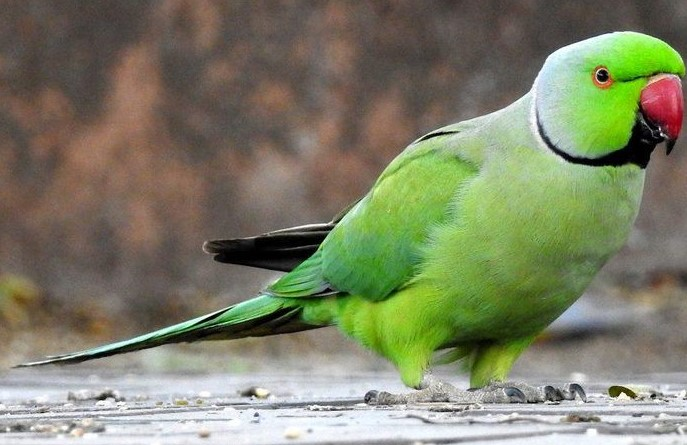
#> input picture Birds_Classification/Parrot/1.jpg, 687 x 445 px; its folder holds 3 pictures in this run
$ python Classification.py
#> lines starting #> are read from the running program, lines starting #| are printed output that depends on the picture
import os
import numpy as np
from skimage.io import imread
from skimage.transform import resize
from skimage.color import rgb2gray
from sklearn.model_selection import train_test_split
from sklearn.svm import SVC
from sklearn.neighbors import KNeighborsClassifier
from sklearn.metrics import accuracy_score, precision_score, recall_score, f1_score
from sklearn.preprocessing import StandardScaler
class BirdClassification:
    def __init__(self, data_folder, batch_size=32):
        self.data_folder = data_folder
        self.batch_size = batch_size
        self.features, self.labels = self._load_bird_data()
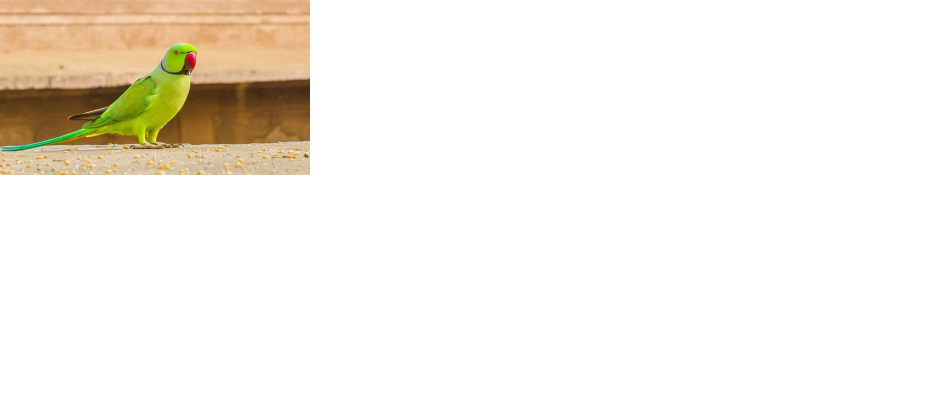
#> input picture Birds_Classification/Parrot/10.jpg, 1866 x 818 px (shown at 1/2 size)
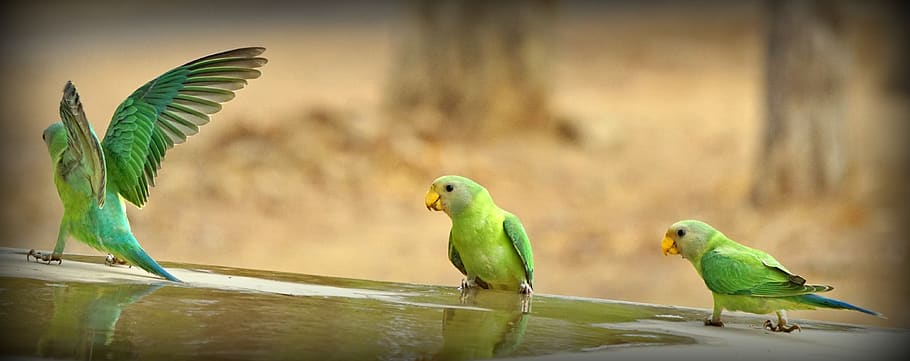
#> input picture Birds_Classification/Parrot/11.jpg, 910 x 361 px
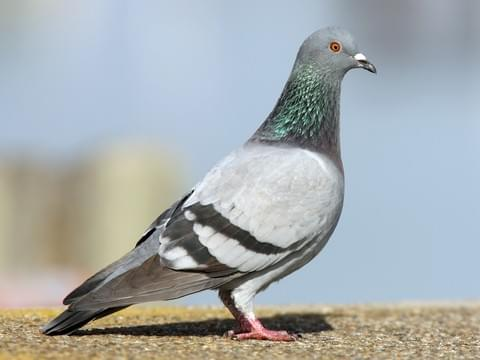
#> input picture Birds_Classification/Pigeon/1.jpg, 480 x 360 px
        self.current_index = 0

    def _load_bird_data(self):
        def batch_generator(images, labels, batch_size):
            for i in range(0, len(images), batch_size):
                batch_images = images[i:i+batch_size]
                batch_labels = labels[i:i+batch_size]
                batch_features = list(map(lambda img_path: np.array(resize(rgb2gray(imread(img_path)), (224, 224))).flatten(), batch_images))
                yield np.array(batch_features), np.array(batch_labels)

        features = []
        labels = []

        for class_name in os.listdir(self.data_folder):
            class_folder = os.path.join(self.data_folder, class_name)
            if os.path.isdir(class_folder):
                images = [os.path.join(class_folder, filename) for filename in os.listdir(class_folder)]
                class_labels = [class_name] * len(images)
                for batch_features, batch_labels in batch_generator(images, class_labels, self.batch_size):
                    features.extend(batch_features)
                    labels.extend(batch_labels)

        return np.array(features), np.array(labels)


    def preprocess_data(self, data):
        scaler = StandardScaler()
        scaled_data = scaler.fit_transform(data)

        return scaled_data

    def apply_preprocessing(self):
        self.features = self.preprocess_data(self.features)

    def data_generator(self):
        num_samples = len(self.features)
        indices = np.arange(num_samples)
        np.random.shuffle(indices)

        while True:
            for start_idx in range(0, num_samples, self.batch_size):
                end_idx = min(start_idx + self.batch_size, num_samples)
                batch_indices = indices[start_idx:end_idx]
                yield self.features[batch_indices], self.labels[batch_indices]

    def train_model(self, data_generator):
        model = KNeighborsClassifier(n_neighbors=2, metric='minkowski')
        X_batch, y_batch = next(data_generator)
        model.fit(X_batch, y_batch)
        return model

    def evaluate_model(self, model, X_test, y_test):
        predictions = model.predict(X_test)
        accuracy = accuracy_score(y_test, predictions)
#> accuracy = 1
        precision = precision_score(y_test, predictions, average='weighted')
#> precision = 1
        recall = recall_score(y_test, predictions, average='weighted')
#> recall = 1
        f1 = f1_score(y_test, predictions, average='weighted')
#> f1 = 1
        return accuracy, precision, recall, f1


# Veri setinin bulunduğu klasör
data_folder = "Birds_Classification"

bird_classifier = BirdClassification(data_folder)

# Veriyi eğitim ve test setlerine ayır
X_train, X_test, y_train, y_test = train_test_split(bird_classifier.features,
                                                    bird_classifier.labels,
                                                    test_size=0.2,
                                                    random_state=42)

# Modeli eğit
trained_model = bird_classifier.train_model(bird_classifier.data_generator())

# Modeli değerlendir
accuracy, precision, recall, f1 = bird_classifier.evaluate_model(trained_model, X_test, y_test)
#> accuracy = 1; precision = 1; recall = 1; f1 = 1
print("Model Accuracy:", accuracy)
#| Model Accuracy: 1.0
print("Precision:", precision)
#| Precision: 1.0
print("Recall:", recall)
#| Recall: 1.0
print("F1 Score:", f1)
#| F1 Score: 1.0
